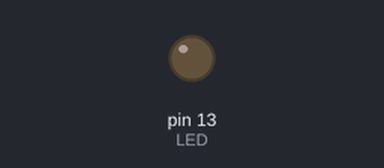
Recording of a sketch running on a simulated Arduino Uno, built with avr-gcc and run on an emulated ATmega328P. On the bench: output pins drawn as LEDs (lit = HIGH).

Above: at 0.05 s.
At 0.5 s:
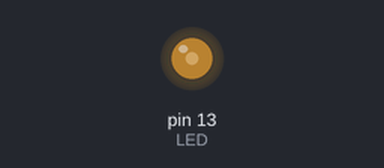
At 1.0 s:
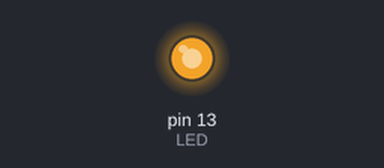
At 2.0 s:
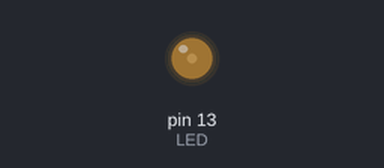
Timing chart, 0 to 5.1 s (numbered marks = the images above):
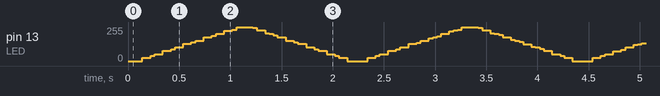

The sketch:

sketch_dec21a_1221.ino
```cpp
// C++ code
//
const int LED = 13;

void setup()
{
  pinMode(LED, OUTPUT);
}

void loop()
{
  for(int t_high=0;t_high<=10;t_high++){
    int cnt=0;
    while(true){

    digitalWrite(LED, HIGH);
    delay(t_high);
    digitalWrite(LED, LOW);
    int t_low = 10 - t_high;
    delay(t_low);

    cnt++;
    if(cnt==10) break;

    }
  }
  for(int t_high=10;t_high>=0;t_high--){
    int cnt=0;
    while(true){

    digitalWrite(LED, HIGH);
    delay(t_high);
    digitalWrite(LED, LOW);
    int t_low = 10 - t_high;
    delay(t_low);

    cnt++;
    if(cnt==10) break;

    }
  }


}
```
